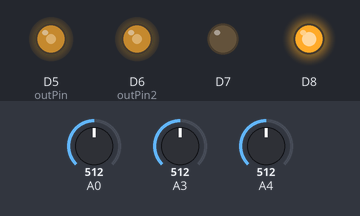
Recording of a sketch running on a simulated Arduino Zero (SAMD21). Shown: output pins drawn as LEDs (lit = HIGH). Inputs (shaded band) come from the test bench; at power-on: A0 = 512, A3 = 512, A4 = 512. What the sketch prints to the serial monitor is not drawn.

Above: at 0.05 s.
Timing chart, 0 to 15.3 s (numbered marks = the images above):
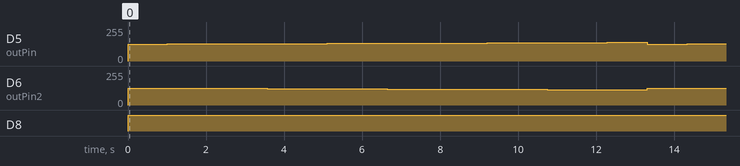

Measured:
- by itself, D8: LOW → HIGH at 0.00 s
- by itself, D5 (outPin): repeats every 13.3 s: 128/255 1.0 s, 129/255 1.0 s, 130/255 1.0 s, 131/255 1.0 s, 132/255 1.0 s, 133/255 1.0 s, 134/255 1.0 s, 135/255 1.0 s, 136/255 1.0 s, 137/255 1.0 s, 138/255 1.0 s, 139/255 1.0 s, 127/255 1.0 s
- by itself, D6 (outPin2): repeats every 13.3 s: 126/255 1.0 s, 125/255 1.0 s, 124/255 1.0 s, 123/255 1.0 s, 122/255 1.0 s, 121/255 1.0 s, 120/255 1.0 s, 119/255 1.0 s, 118/255 1.0 s, 117/255 1.0 s, 116/255 1.0 s, 115/255 1.0 s, 114/255 0.51 s, 127/255 0.51 s

The sketch:

send.ino
```cpp
// demo: CAN-BUS Shield, send data
// loovee@seeed.cc

#include <mcp_can.h>
#include <SPI.h>

/*SAMD core*/
#ifdef ARDUINO_SAMD_VARIANT_COMPLIANCE
    #define SERIAL SerialUSB
#else
    #define SERIAL Serial
#endif

// the cs pin of the version after v1.1 is default to D9
// v0.9b and v1.0 is default D10
const int SPI_CS_PIN = 9;

MCP_CAN CAN(SPI_CS_PIN);                                    // Set CS pin
int readValue1;
int readValue2;
int outPin=5;
int outPin2=6;
float pot1=255/2;
float pot2=255/2;
float val1=255/2;
float val2=255/2;
float poten1 = 255/2;
float poten2 = 255/2;
float poten11 = 255/2;
float poten22 = 255/2;
float poten_aux;
int i = 0;
int t=0;

void setup() {
    SERIAL.begin(115200);

    pinMode(A3,INPUT);
  pinMode(A0,INPUT);
  pinMode(A4,INPUT);
  pinMode(outPin,OUTPUT);
  pinMode(outPin2,OUTPUT);
  pinMode(8,OUTPUT);
  pinMode(7,OUTPUT);

    while (CAN_OK != CAN.begin(CAN_500KBPS)) {            // init can bus : baudrate = 500k
        SERIAL.println("CAN BUS Shield init fail");
        SERIAL.println(" Init CAN BUS Shield again");
        delay(100);
    }
    SERIAL.println("CAN BUS Shield init ok!");
}

unsigned char stmp[8] = {0, 0, 0, 0, 0, 0, 0, 0};
void loop() {
  i=i+1;

  //potenciometro
  poten1 = analogRead(A4)/14+102;
  if (poten1 > 153) //147.9
  {poten1 = 153;}
  if (poten1 < 102) //147.9
  {poten1 = 102;}
  poten2 = 255/2+(255/2-poten1);

  poten_aux = analogRead(A4)/4;

  poten11 = poten_aux/1.8;
  poten11 = poten11+6486;
  poten11 = poten11/47;

  poten22 = 255/2+(255/2-poten11);

  //if (poten_aux > 127) //147.9
  //{poten22=poten22+10;
  //poten11=poten11-10;
    //analogWrite(outPin,poten11);
  //analogWrite(outPin2,poten22);}
  //else{poten22=poten22-5;
  //poten11=poten11+5;
  //analogWrite(outPin,poten22);
  //analogWrite(outPin2,poten11);}

  digitalWrite(8,HIGH);
  digitalWrite(7,LOW);

  if (i%20==0 && i/20>0 && pot1<140)
  {pot1=pot1+0.5;
  pot2=pot2-0.5;}

  if (pot1==140)
  {pot1=255/2;
  pot2=255/2;}

  analogWrite(outPin,pot1);
  analogWrite(outPin2,pot2);

  readValue1 = analogRead(A3);
  readValue2 = analogRead(A0);

  Serial.print(pot1);      //the first variable for plotting
  Serial.print(",");              //seperator
  Serial.println(pot2);          //the second variable for plotting including line break

    // send data:  id = 0x00, standrad frame, data len = 8, stmp: data buf
    //stmp[7] = stmp[7] + 1;
    //if (stmp[7] == 100) {
      //  stmp[7] = 0;
       // stmp[6] = stmp[6] + 1;

        //if (stmp[6] == 100) {
          //  stmp[6] = 0;
           // stmp[5] = stmp[6] + 1;
        //}
    //}

    stmp[0]=readValue1/100;

    stmp[1]=readValue1%100;

    stmp[2]=readValue2/100;

    stmp[3]=readValue2%100;

    stmp[4]=t;
    CAN.sendMsgBuf(0x500, 0, 8, stmp);
    delay(25);                       // send data per 100ms
    t=t+25;
}

// END FILE
```
